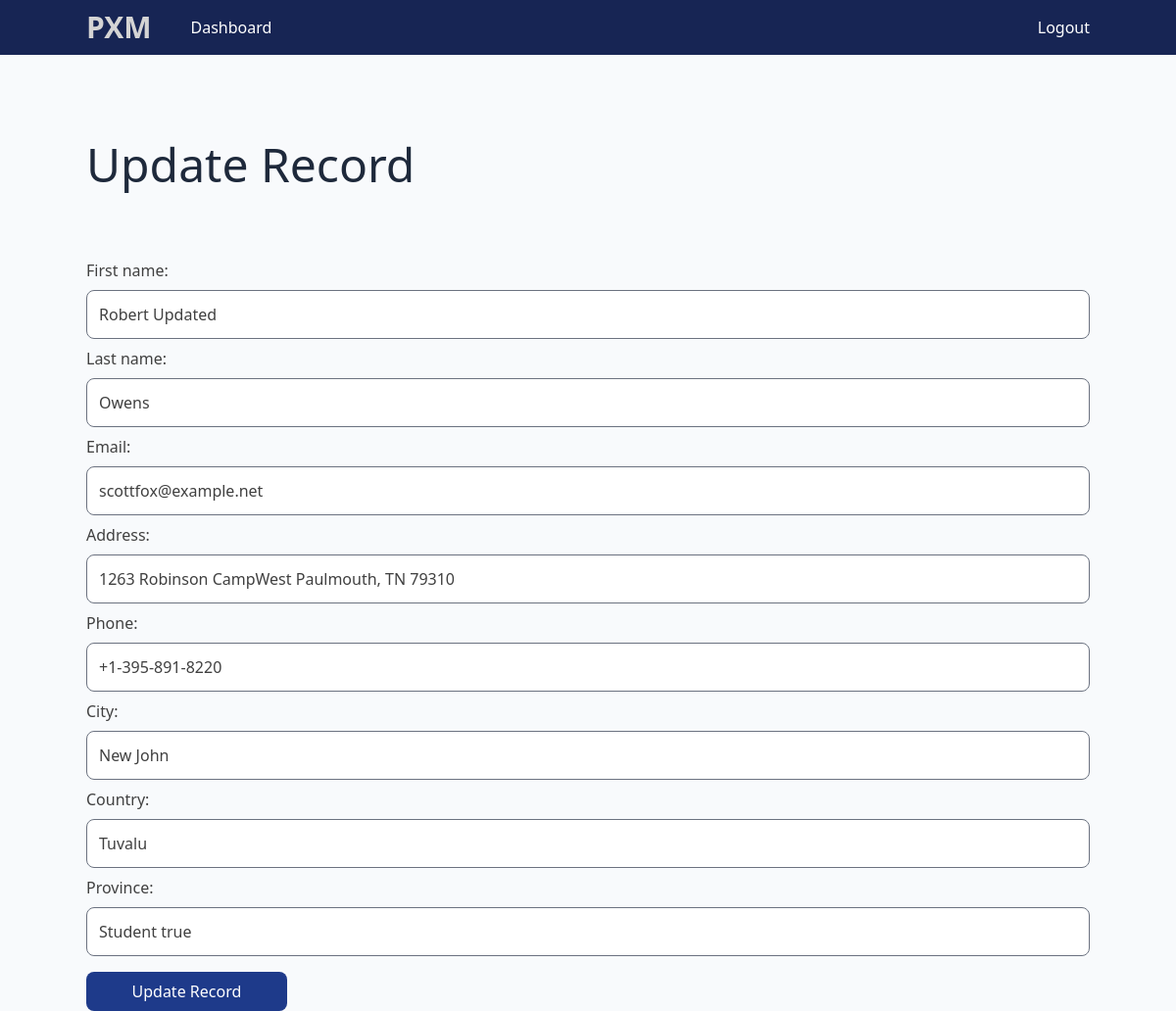
Page /update_record/6 (signed in) on the committed database.
### project/models.py (models this page shows, shortened)
class Record(models.Model):
    created_at = models.DateTimeField(auto_now_add=True)
    first_name = models.CharField(max_length=100)
    last_name = models.CharField(max_length=100)
    email = models.CharField(max_length=255)
    phone = models.CharField(max_length=20)
    address = models.CharField(max_length=300)
    city = models.CharField(max_length=255)
    province = models.CharField(max_length=200)
    country = models.CharField(max_length=125)

### project/views.py (the view)
# urls.py: path('update_record/<int:pk>', views.update_record, name='update'),
@login_required(login_url="signin")
def update_record(request, pk):
    record = Record.objects.get(id=pk)
    form = UpdateRecordForm(instance=record)
    if request.method == 'POST':
        form = UpdateRecordForm(request.POST, instance=record)
        if form.is_valid():
            form.save()
            return redirect('dashboard')
    context = {'form': form}
    return render(request, 'project/update_record.html', context)

### project/templates/project/update_record.html (shortened to what this page needs)
{% extends 'project/base.html' %}
{% block content%}
<div class="container mx-auto mt-12">
    <p class="py-4">
    <h1 class="text-5xl text-slate-800 font-montserrat">
        Update Record {{''}}
    </h1>
    </p>
    <div class="mt-16">
        <form method="POST" autocomplete="off">
            <div class="mb-2">
                <div class="">{{ form.as_p}}</div>
            </div>
            <button type="submit" class="btn primary w-1/5"> Update Record</button>
        </form>
    </div>
</div>
{% endblock %}

### static/css/main.css (style rules this page uses)
*,:after,:before { box-sizing:border-box;border:0 solid #e5e7eb }
:after,:before { --tw-content:"" }
html { line-height:1.5;-webkit-text-size-adjust:100%;-moz-tab-size:4;-o-tab-size:4;tab-size:4;font-family:ui-sans-serif,system-ui,-apple-system,BlinkMacSystemFont,Segoe UI,Roboto,Helvetica Neue,Arial,Noto Sans,sans-serif,Apple Color Emoji,Segoe UI Emoji,Segoe UI Symbol,Noto Color Emoji;font-feature-settings:normal;font-variation-settings:normal }
body { margin:0;line-height:inherit }
h1,h2,h3,h4,h5,h6 { font-size:inherit;font-weight:inherit }
button,input,optgroup,select,textarea { font-family:inherit;font-feature-settings:inherit;font-variation-settings:inherit;font-size:100%;font-weight:inherit;line-height:inherit;color:inherit;margin:0;padding:0 }
button,select { text-transform:none }
[type=button],[type=reset],[type=submit],button { -webkit-appearance:button;background-color:initial;background-image:none }
blockquote,dd,dl,figure,h1,h2,h3,h4,h5,h6,hr,p,pre { margin:0 }
input::placeholder,textarea::placeholder { opacity:1;color:#9ca3af }
[role=button],button { cursor:pointer }
[multiple],[type=date],[type=datetime-local],[type=email],[type=month],[type=number],[type=password],[type=search],[type=tel],[type=text],[type=time],[type=url],[type=week],input:where(:not([type])),select,textarea { -webkit-appearance:none;-moz-appearance:none;appearance:none;background-color:#fff;border-color:#6b7280;border-width:1px;border-radius:0;padding:.5rem .75rem;font-size:1rem;line-height:1.5rem;--tw-shadow:0 0 #0000 }
input::placeholder,textarea::placeholder { color:#6b7280;opacity:1 }
*,::backdrop,:after,:before { --tw-border-spacing-x:0;--tw-border-spacing-y:0;--tw-translate-x:0;--tw-translate-y:0;--tw-rotate:0;--tw-skew-x:0;--tw-skew-y:0;--tw-scale-x:1;--tw-scale-y:1;--tw-pan-x: ;--tw-pan-y: ;--tw-pinch-zoom: ;--tw-scroll-snap-strictness:proximity;--tw-gradient-from-position: ;--tw-gradient-via-position: ;--tw-gradient-to-position: ;--tw-ordinal: ;--tw-slashed-zero: ;--tw-numeric-figure: ;--tw-numeric-spacing: ;--tw-numeric-fraction: ;--tw-ring-inset: ;--tw-ring-offset-width:0px;--tw-ring-offset-color:#fff;--tw-ring-color:#3b82f680;--tw-ring-offset-shadow:0 0 #0000;--tw-ring-shadow:0 0 #0000;--tw-shadow:0 0 #0000;--tw-shadow-colored:0 0 #0000;--tw-blur: ;--tw-brightness: ;--tw-contrast: ;--tw-grayscale: ;--tw-hue-rotate: ;--tw-invert: ;--tw-saturate: ;--tw-sepia: ;--tw-drop-shadow: ;--tw-backdrop-blur: ;--tw-backdrop-brightness: ;--tw-backdrop-contrast: ;--tw-backdrop-grayscale: ;--tw-backdrop-hue-rotate: ;--tw-backdrop-invert: ;--tw-backdrop-opacity: ;--tw-backdrop-saturate: ;--tw-backdrop-sepia: }
.container { width:100% }
@media (min-width:640px) { .container { max-width:640px } }
@media (min-width:768px) { .container { max-width:768px } }
@media (min-width:1024px) { .container { max-width:1024px } }
.btn { border-radius:.5rem;padding:.5rem 1rem;--tw-text-opacity:1;color:rgb(255 255 255/var(--tw-text-opacity)) }
.primary { --tw-bg-opacity:1;background-color:rgb(30 58 138/var(--tw-bg-opacity));transition-property:all;transition-timing-function:cubic-bezier(.4,0,.2,1);transition-duration:.15s;transition-delay:75ms;transition-timing-function:cubic-bezier(0,0,.2,1) }
.form_control { margin-top:.5rem;margin-bottom:.5rem;width:100%;border-radius:.5rem;padding:.75rem }
.mx-auto { margin-left:auto;margin-right:auto }
.mb-2,.my-2 { margin-bottom:.5rem }
.mt-12 { margin-top:3rem }
.mt-16 { margin-top:4rem }
.w-1\/5 { width:20% }
.py-4 { padding-top:1rem;padding-bottom:1rem }
.text-5xl { font-size:3rem;line-height:1 }
.text-slate-800 { --tw-text-opacity:1;color:rgb(30 41 59/var(--tw-text-opacity)) }
h1 { padding-top:.5rem;padding-bottom:.5rem;font-size:3rem;line-height:1 }
body { --tw-bg-opacity:1;background-color:rgb(248 250 252/var(--tw-bg-opacity));--tw-text-opacity:1;color:rgb(64 64 64/var(--tw-text-opacity)) }

### rows in the picture
Record: first_name "Robert Updated", last_name "Owens", email "scottfox@example.net", address "1263 Robinson CampWest Paulmouth, TN 79310", phone "+1-395-891-8220", city "New John", country "Tuvalu", province "Student true"
